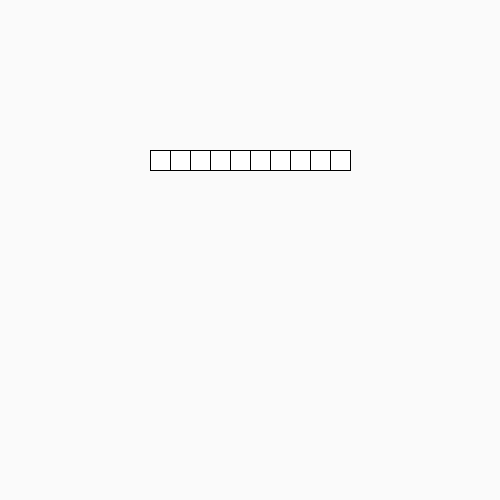
Frame 1 (no input)
Frame 60 (the mouse pressed at the canvas centre just before this capture): identical to frame 1, image omitted
Frame 120 (the mouse held since frame 60 and released just before this capture): identical to frame 1, image omitted

The Processing sketch that drew this single still picture (run headless with seeded random() and noise(); from frame 60 on, the mouse is pressed at the canvas centre):

// Processing sketch: loop_practice
// ── loop_practice.pde
//7/5/2022


void setup() {
  size(500, 500);
  //use a for loop to print every integer from 11-71. #1
  //use a for loop to print every odd integer from 1-100.#2
  //use a for loop to count backwards for 1000 by 10, until 0.

  /*for (int num=11; num<=70; num+=1) {
   // println(num+1);
   }NO1
   */
  /*for (int num=1; num<=97; num+=2) {
   println(num+2);
   }NO2
   */
  /* for (int num=1010; num>=10; num-=10) {
   println(num-10);
   }NO3
   */
}

void draw() {
  background(250);

/*
  for (int x =0; x <= 500; x += 50) {
    for (int y =0; y <= 500; y +=50) {
          fill(0);
          line(x, 0, x, 500);
          line(0,y,500,y);
          square(x+12.5,y+12.5,25);
          fill(#EDCB1D);
          square(x+20,y+20,10);
      }
    }
    */
    for (int x = width/2-100; x<= width/2+80; x+=20){
    for (int y= height/2-100; x<= height/2+80; x+=20){
      square(x, y, 20);
    }
    }
    
    
    
}
